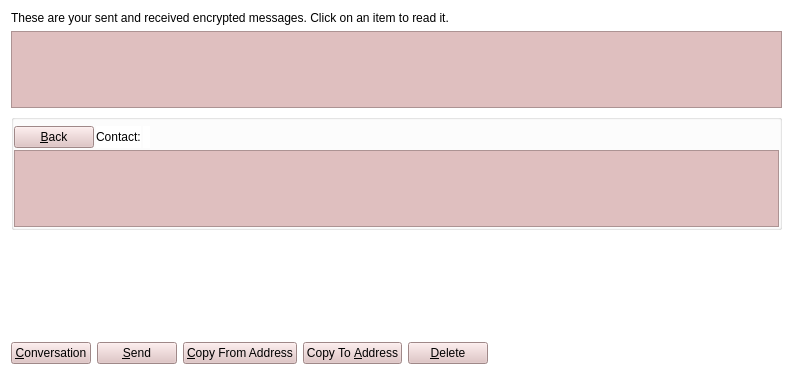
<?xml version="1.0" encoding="UTF-8"?>
<ui version="4.0">
 <class>MessagePage</class>
 <widget class="QWidget" name="MessagePage">
  <property name="geometry">
   <rect>
    <x>0</x>
    <y>0</y>
    <width>793</width>
    <height>375</height>
   </rect>
  </property>
  <property name="windowTitle">
   <string>Address Book</string>
  </property>
  <property name="styleSheet">
   <string notr="true">background-color: rgb(255, 255, 255);</string>
  </property>
  <layout class="QVBoxLayout" name="verticalLayout_2">
   <item>
    <widget class="QLabel" name="labelExplanation">
     <property name="text">
      <string>These are your sent and received encrypted messages. Click on an item to read it.</string>
     </property>
     <property name="textFormat">
      <enum>Qt::PlainText</enum>
     </property>
     <property name="wordWrap">
      <bool>true</bool>
     </property>
    </widget>
   </item>
   <item>
    <widget class="QTableView" name="tableView">
     <property name="contextMenuPolicy">
      <enum>Qt::CustomContextMenu</enum>
     </property>
     <property name="toolTip">
      <string>Click on a message to view it</string>
     </property>
     <property name="styleSheet">
      <string notr="true">background-color: rgb(223, 191, 191);</string>
     </property>
     <property name="tabKeyNavigation">
      <bool>false</bool>
     </property>
     <property name="alternatingRowColors">
      <bool>true</bool>
     </property>
     <property name="selectionMode">
      <enum>QAbstractItemView::SingleSelection</enum>
     </property>
     <property name="selectionBehavior">
      <enum>QAbstractItemView::SelectRows</enum>
     </property>
     <property name="sortingEnabled">
      <bool>true</bool>
     </property>
     <attribute name="verticalHeaderVisible">
      <bool>false</bool>
     </attribute>
    </widget>
   </item>
   <item>
    <layout class="QVBoxLayout" name="verticalLayout">
     <item>
      <widget class="QGroupBox" name="messageDetails">
       <property name="title">
        <string/>
       </property>
       <layout class="QVBoxLayout" name="verticalLayout_4">
        <property name="spacing">
         <number>2</number>
        </property>
        <property name="leftMargin">
         <number>0</number>
        </property>
        <property name="topMargin">
         <number>6</number>
        </property>
        <property name="rightMargin">
         <number>0</number>
        </property>
        <property name="bottomMargin">
         <number>0</number>
        </property>
        <item>
         <layout class="QHBoxLayout" name="horizontalLayout_3">
          <item>
           <widget class="QPushButton" name="backButton">
            <property name="styleSheet">
             <string notr="true">background-color: rgb(223, 191, 191);</string>
            </property>
            <property name="text">
             <string>&amp;Back</string>
            </property>
            <property name="icon">
             <iconset resource="../bitcoin.qrc">
              <normaloff>:/icons/quit</normaloff>:/icons/quit</iconset>
            </property>
           </widget>
          </item>
          <item>
           <widget class="QLabel" name="labelContact">
            <property name="styleSheet">
             <string notr="true"/>
            </property>
            <property name="text">
             <string>Contact:</string>
            </property>
           </widget>
          </item>
          <item>
           <widget class="QLabel" name="contactLabel">
            <property name="text">
             <string/>
            </property>
           </widget>
          </item>
          <item>
           <spacer name="horizontalSpacer_3">
            <property name="orientation">
             <enum>Qt::Horizontal</enum>
            </property>
            <property name="sizeHint" stdset="0">
             <size>
              <width>40</width>
              <height>20</height>
             </size>
            </property>
           </spacer>
          </item>
         </layout>
        </item>
        <item>
         <widget class="QListView" name="listConversation">
          <property name="styleSheet">
           <string notr="true">background-color: rgb(223, 191, 191);</string>
          </property>
         </widget>
        </item>
        <item>
         <layout class="QVBoxLayout" name="verticalLayout_3"/>
        </item>
       </layout>
      </widget>
     </item>
     <item>
      <widget class="MRichTextEdit" name="messageEdit" native="true">
       <property name="minimumSize">
        <size>
         <width>0</width>
         <height>100</height>
        </size>
       </property>
       <property name="styleSheet">
        <string notr="true">background-color: rgb(255, 255, 255);0);</string>
       </property>
      </widget>
     </item>
     <item>
      <layout class="QHBoxLayout" name="horizontalLayout">
       <item>
        <widget class="QPushButton" name="newButton">
         <property name="styleSheet">
          <string notr="true">background-color: rgb(223, 191, 191);</string>
         </property>
         <property name="text">
          <string>&amp;Conversation</string>
         </property>
         <property name="icon">
          <iconset resource="../bitcoin.qrc">
           <normaloff>:/icons/add</normaloff>:/icons/add</iconset>
         </property>
        </widget>
       </item>
       <item>
        <widget class="QPushButton" name="sendButton">
         <property name="toolTip">
          <string>Sign a message to prove you own an rain address</string>
         </property>
         <property name="styleSheet">
          <string notr="true">background-color: rgb(223, 191, 191);</string>
         </property>
         <property name="text">
          <string>&amp;Send</string>
         </property>
         <property name="icon">
          <iconset resource="../bitcoin.qrc">
           <normaloff>:/icons/send</normaloff>:/icons/send</iconset>
         </property>
        </widget>
       </item>
       <item>
        <widget class="QPushButton" name="copyFromAddressButton">
         <property name="toolTip">
          <string>Copy the currently selected address to the system clipboard</string>
         </property>
         <property name="styleSheet">
          <string notr="true">background-color: rgb(223, 191, 191);</string>
         </property>
         <property name="text">
          <string>&amp;Copy From Address</string>
         </property>
         <property name="icon">
          <iconset resource="../bitcoin.qrc">
           <normaloff>:/icons/editcopy</normaloff>:/icons/editcopy</iconset>
         </property>
        </widget>
       </item>
       <item>
        <widget class="QPushButton" name="copyToAddressButton">
         <property name="toolTip">
          <string>Copy the currently selected address to the system clipboard</string>
         </property>
         <property name="styleSheet">
          <string notr="true">background-color: rgb(223, 191, 191);</string>
         </property>
         <property name="text">
          <string>Copy To &amp;Address</string>
         </property>
         <property name="icon">
          <iconset resource="../bitcoin.qrc">
           <normaloff>:/icons/editcopy</normaloff>:/icons/editcopy</iconset>
         </property>
        </widget>
       </item>
       <item>
        <widget class="QPushButton" name="deleteButton">
         <property name="toolTip">
          <string>Delete the currently selected address from the list</string>
         </property>
         <property name="styleSheet">
          <string notr="true">background-color: rgb(223, 191, 191);</string>
         </property>
         <property name="text">
          <string>&amp;Delete</string>
         </property>
         <property name="icon">
          <iconset resource="../bitcoin.qrc">
           <normaloff>:/icons/remove</normaloff>:/icons/remove</iconset>
         </property>
        </widget>
       </item>
       <item>
        <spacer name="horizontalSpacer">
         <property name="orientation">
          <enum>Qt::Horizontal</enum>
         </property>
         <property name="sizeHint" stdset="0">
          <size>
           <width>40</width>
           <height>20</height>
          </size>
         </property>
        </spacer>
       </item>
      </layout>
     </item>
    </layout>
   </item>
  </layout>
 </widget>
 <customwidgets>
  <customwidget>
   <class>MRichTextEdit</class>
   <extends>QWidget</extends>
   <header>mrichtextedit.h</header>
   <container>1</container>
  </customwidget>
 </customwidgets>
 <resources>
  <include location="../bitcoin.qrc"/>
 </resources>
 <connections/>
</ui>
